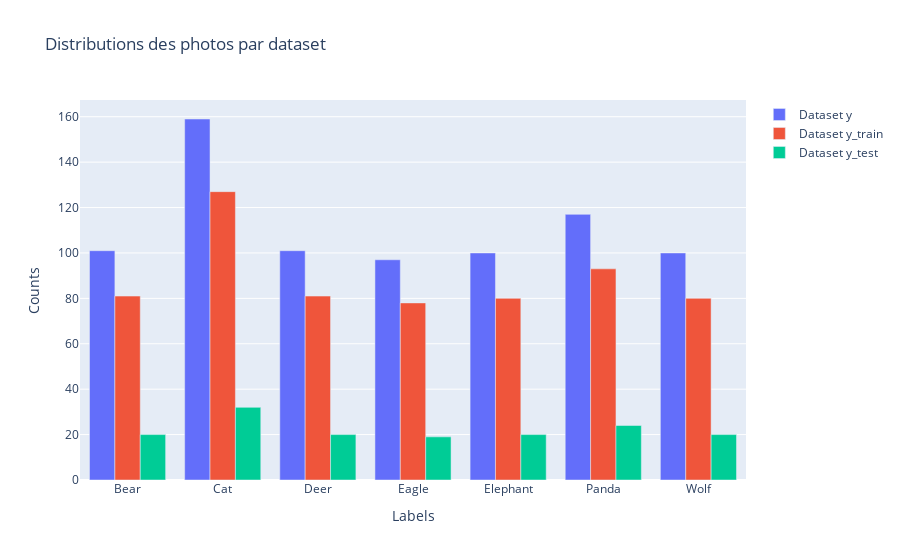

The code cell stored with this chart in its notebook:
### Code cell
trace1 = go.Bar(y=counts_y, x=unique_y, name='Dataset y')
trace2 = go.Bar(y=counts_ytrain, x=unique_ytrain, name='Dataset y_train')
trace3 = go.Bar(y=counts_ytest, x=unique_ytest, name='Dataset y_test')

data = [trace1, trace2, trace3]
layout = dict(title = 'Distributions des photos par dataset', yaxis = dict(title = 'Counts'), xaxis = dict(title = 'Labels'))
fig = dict(data = data, layout = layout)
iplot(fig)

### Figure 1 — Plotly figure (JSON) as saved in the notebook; plotly's stock layout.template omitted (floating-point values rounded to 4 significant figures)
{"data": [{"name": "Dataset y", "type": "bar", "x": ["Bear", "Cat", "Deer", "Eagle", "Elephant", "Panda", "Wolf"], "y": [101, 159, 101, 97, 100, 117, 100]}, {"name": "Dataset y_train", "type": "bar", "x": ["Bear", "Cat", "Deer", "Eagle", "Elephant", "Panda", "Wolf"], "y": [81, 127, 81, 78, 80, 93, 80]}, {"name": "Dataset y_test", "type": "bar", "x": ["Bear", "Cat", "Deer", "Eagle", "Elephant", "Panda", "Wolf"], "y": [20, 32, 20, 19, 20, 24, 20]}], "layout": {"title": {"text": "Distributions des photos par dataset"}, "xaxis": {"title": {"text": "Labels"}}, "yaxis": {"title": {"text": "Counts"}}}}
